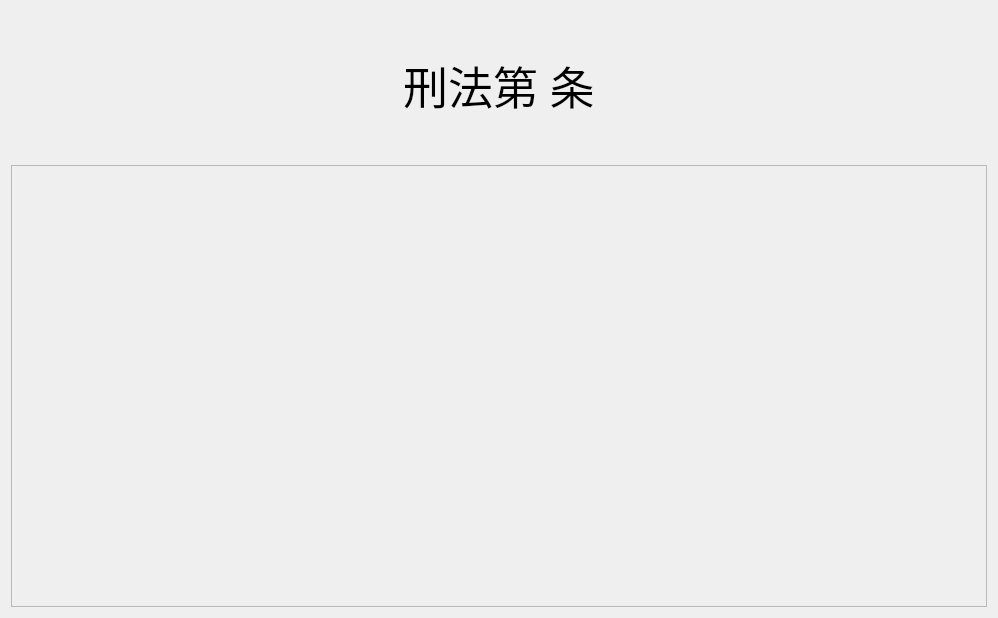
<?xml version="1.0" encoding="UTF-8"?>
<ui version="4.0">
 <class>formLawContent</class>
 <widget class="QWidget" name="formLawContent">
  <property name="geometry">
   <rect>
    <x>0</x>
    <y>0</y>
    <width>998</width>
    <height>618</height>
   </rect>
  </property>
  <property name="font">
   <font>
    <family>宋体</family>
    <pointsize>24</pointsize>
   </font>
  </property>
  <property name="windowTitle">
   <string>法律条文</string>
  </property>
  <layout class="QHBoxLayout" name="horizontalLayout">
   <item>
    <layout class="QVBoxLayout" name="verticalLayout" stretch="1,3">
     <item alignment="Qt::AlignHCenter">
      <widget class="QLabel" name="label_law_name">
       <property name="font">
        <font>
         <pointsize>34</pointsize>
        </font>
       </property>
       <property name="text">
        <string>刑法第 条</string>
       </property>
      </widget>
     </item>
     <item>
      <widget class="QTextEdit" name="text_law_content">
       <property name="enabled">
        <bool>false</bool>
       </property>
      </widget>
     </item>
    </layout>
   </item>
  </layout>
 </widget>
 <resources/>
 <connections/>
</ui>
